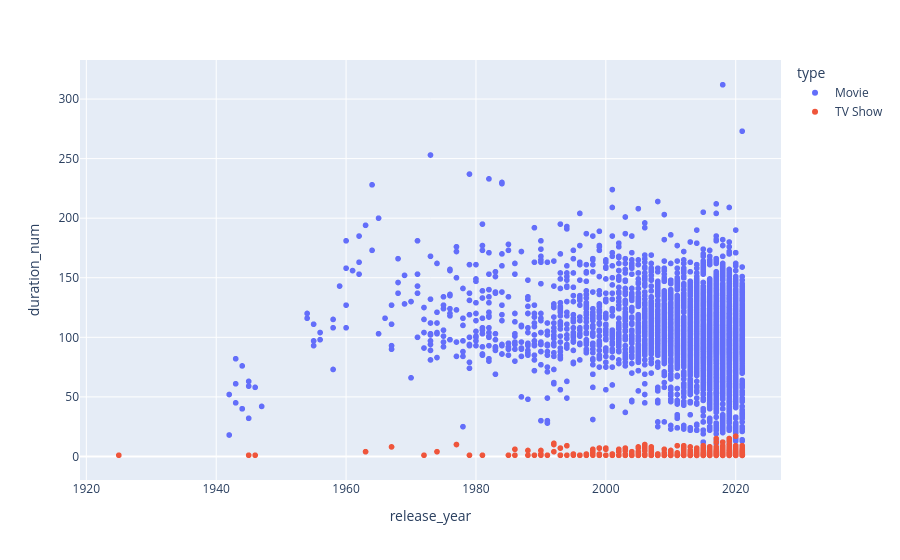

The notebook cell saved with this chart:
### Markdown cell above
## Plotly
Интерактивные графики: можно наводить курсор и смотреть детали

### Code cell
import plotly.express as px
# бд + оси + цвета + титл при наведении
fig = px.scatter(df, x='release_year', y='duration_num', color='type', hover_data=['title'])
fig.show()
# вроде комп не тормозит -_-

### Figure 1 — Plotly figure (JSON) as saved in the notebook; plotly's stock layout.template omitted (floating-point values rounded to 4 significant figures; data arrays with more than 128 entries replaced by an {"elided": "..."} marker saying what was removed)
{"data": [{"customdata": {"elided": "6131x1 str values"}, "hovertemplate": "type=Movie<br>release_year=%{x}<br>duration_num=%{y}<br>title=%{customdata[0]}<extra></extra>", "legendgroup": "Movie", "marker": {"color": "#636efa", "symbol": "circle"}, "mode": "markers", "name": "Movie", "showlegend": true, "type": "scattergl", "x": {"elided": "6131 int values"}, "xaxis": "x", "y": {"elided": "6131 float values"}, "yaxis": "y"}, {"customdata": {"elided": "2666x1 str values"}, "hovertemplate": "type=TV Show<br>release_year=%{x}<br>duration_num=%{y}<br>title=%{customdata[0]}<extra></extra>", "legendgroup": "TV Show", "marker": {"color": "#EF553B", "symbol": "circle"}, "mode": "markers", "name": "TV Show", "showlegend": true, "type": "scattergl", "x": {"elided": "2666 int values"}, "xaxis": "x", "y": {"elided": "2666 float values"}, "yaxis": "y"}], "layout": {"legend": {"title": {"text": "type"}, "tracegroupgap": 0}, "margin": {"t": 60}, "xaxis": {"anchor": "y", "domain": [0, 1], "title": {"text": "release_year"}}, "yaxis": {"anchor": "x", "domain": [0, 1], "title": {"text": "duration_num"}}}}
